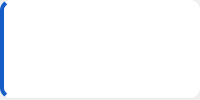
                 <widget class="QWidget" name="pressure_page">
                  <layout class="QVBoxLayout" name="verticalLayout_6">
                   <property name="spacing">
                    <number>10</number>
                   </property>
                   <property name="leftMargin">
                    <number>0</number>
                   </property>
                   <property name="topMargin">
                    <number>0</number>
                   </property>
                   <property name="rightMargin">
                    <number>0</number>
                   </property>
                   <property name="bottomMargin">
                    <number>2</number>
                   </property>
                   <item>
                    <widget class="QWidget" name="stacked_pressure_page" native="true">
                     <layout class="QVBoxLayout" name="verticalLayout_10" stretch="6">
                      <property name="spacing">
                       <number>5</number>
                      </property>
                      <property name="leftMargin">
                       <number>0</number>
                      </property>
                      <property name="topMargin">
                       <number>0</number>
                      </property>
                      <property name="rightMargin">
                       <number>0</number>
                      </property>
                      <property name="bottomMargin">
                       <number>0</number>
                      </property>
                      <item>
                       <widget class="QWidget" name="widget_pressure" native="true">
                        <property name="styleSheet">
                         <string notr="true">background-color: white;
border-radius: 15px;</string>
                        </property>
                        <layout class="QVBoxLayout" name="verticalLayout_63" stretch="0">
                         <property name="spacing">
                          <number>10</number>
                         </property>
                         <property name="leftMargin">
                          <number>0</number>
                         </property>
                         <property name="topMargin">
                          <number>0</number>
                         </property>
                         <property name="rightMargin">
                          <number>0</number>
                         </property>
                         <property name="bottomMargin">
                          <number>0</number>
                         </property>
                         <item>
                          <widget class="QWidget" name="widget_6" native="true">
                           <property name="styleSheet">
                            <string notr="true">QWidget#widget_6 {
    border-left: 4px solid rgb(22, 93, 200);
    border-radius: 10px;
}</string>
                           </property>
                           <layout class="QGridLayout" name="gridLayout" rowstretch="0" columnstretch="0">
                            <property name="leftMargin">
                             <number>10</number>
                            </property>
                            <property name="topMargin">
                             <number>0</number>
                            </property>
                            <property name="rightMargin">
                             <number>5</number>
                            </property>
                            <property name="bottomMargin">
                             <number>0</number>
                            </property>
                            <property name="horizontalSpacing">
                             <number>2</number>
                            </property>
                            <property name="verticalSpacing">
                             <number>0</number>
                            </property>
                           </layout>
                          </widget>
                         </item>
                        </layout>
                       </widget>
                      </item>
                     </layout>
                    </widget>
                   </item>
                  </layout>
                 </widget>
